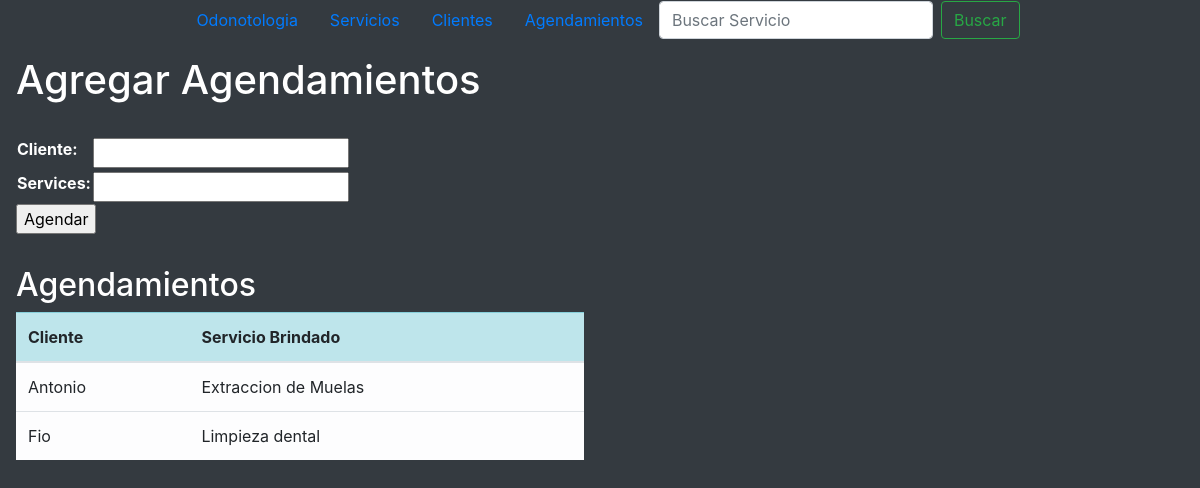
Screenshot of /create_schedules/ with the database file from the repository.
### schedules/models.py (models this page shows)
class Schedules(models.Model):
    cliente = models.CharField(max_length=50)
    services = models.CharField(max_length=50)

### schedules/views.py (the view, shortened to what this page needs)
# urls.py: path('create_schedules/', create_schedules),
def create_schedules(request):
    if request.method == 'GET':
        context = {
                'schedules': Schedules.objects.all(),
                'form': SchedulesForm()
        }
        return render(request, 'schedules.html', context=context)

### schedules/forms.py
class SchedulesForm(forms.Form):
    cliente = forms.CharField(max_length=50)
    services = forms.CharField(max_length=50)

### templates/schedules.html (shortened to what this page needs)
{%extends 'base.html'%}
{% block content %}
<div class="justify-content-center d-block w-50 p-3">
    <h1>Agregar Agendamientos</h1><br>
    <form action="" method="post">
    <table>
        {{form.as_table}}
    </table>
    <input type="submit" value="Agendar">
    </form>
</div>
<div class="nav justify-content-center d-block w-50 p-3">
    <h2>Agendamientos</h2>
    <table class="table">
        <thead>
          <tr class="table-info">
            <th scope="col">Cliente</th>
            <th scope="col">Servicio Brindado</th>
          </tr>
        </thead>
        <tbody>
            {%for schedule in schedules%}
            <tr>
                <td class="table-light">{{schedule.cliente}}</li>
                <td class="table-light">{{schedule.services}}</li>
            </tr>
            {%endfor%}
        </tbody>
      </table>
</div>
{% endblock %}

### rows the page displays
Schedules: cliente "Antonio", services "Extraccion de Muelas"
Schedules: cliente "Fio", services "Limpieza dental"
